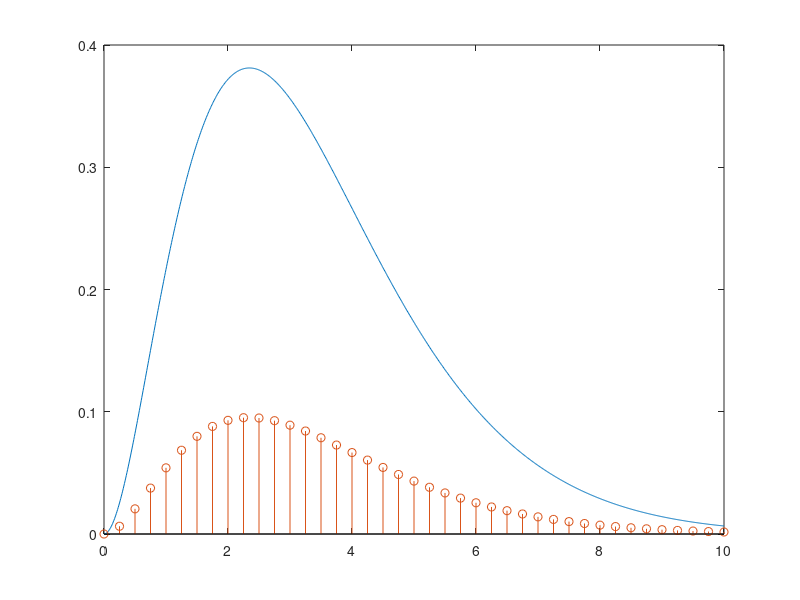

Source code (MATLAB):
t=0:0.01:10;
a=8*exp(-t) - exp(t*(- 3/4 - 1i/4))*(4 - 4i) - exp(t*(- 3/4 + 1i/4))*(4 + 4i);
plot(t,a)
T=0.25;
tt=0:0.25:10;hold on;
a=8*exp(-tt) - exp(tt*(- 3/4 - 1i/4))*(4 - 4i) - exp(tt*(- 3/4 + 1i/4))*(4 + 4i);
stem(tt,T.*a)
